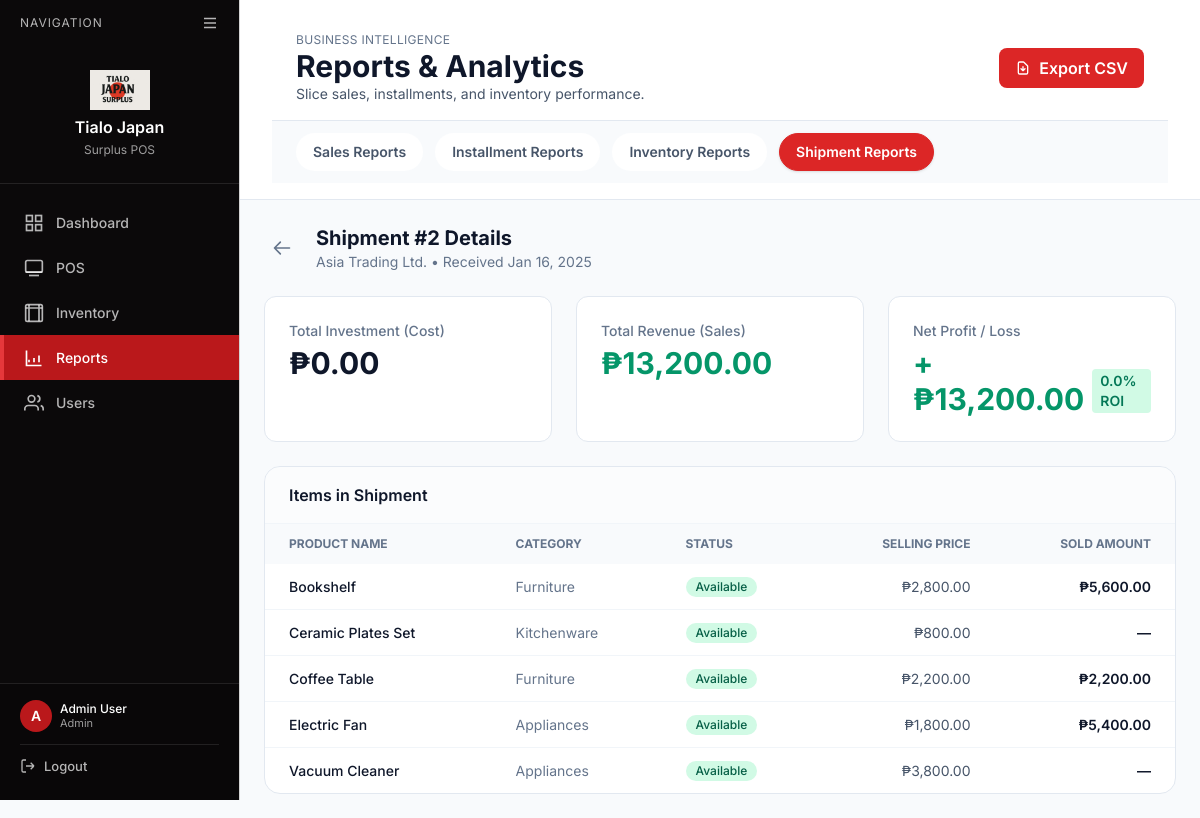
/index.php?page=reports&tab=shipments&view_shipment=2 (signed in), run on the app's committed database.
### tables this page shows
CREATE TABLE `shipments` (
  `shipment_id` int(11) NOT NULL,
  `date_received` date NOT NULL,
  `time_received` time NOT NULL,
  `supplier` varchar(100) NOT NULL,
  `driver_name` varchar(100) DEFAULT NULL,
  `total_boxes` int(11) DEFAULT 0,
  `cost` decimal(10,2) NOT NULL DEFAULT 0.00,
  `created_at` timestamp NOT NULL DEFAULT current_timestamp()
);

CREATE TABLE `products` (
  `product_id` int(11) NOT NULL,
  `shipment_id` int(11) DEFAULT NULL,
  `name` varchar(150) NOT NULL,
  `category` varchar(100) DEFAULT NULL,
  `quantity` int(11) DEFAULT 0,
  `price` decimal(10,2) NOT NULL,
  `status` enum('Available','Sold','Out of Stock') DEFAULT 'Available',
  `image` varchar(255) DEFAULT NULL,
  `created_at` timestamp NOT NULL DEFAULT current_timestamp()
);

### src/modules/reports/shipment_report.php (the view, shortened to what this page needs)
<?php
$view_shipment_id = isset($_GET['view_shipment']) ? (int)$_GET['view_shipment'] : 0;
if ($view_shipment_id > 0):
    $stmt = $conn->prepare("SELECT * FROM shipments WHERE shipment_id = ?");
    $stmt->bind_param("i", $view_shipment_id);
    $stmt->execute();
    $shipment = $stmt->get_result()->fetch_assoc();
    if (!$shipment) {
        echo "<div class='p-4 bg-red-50 text-red-600 rounded-lg'>Shipment not found.</div>";
    } else {
        $stats_query = "SELECT
            COALESCE(SUM(ti.subtotal), 0) AS total_revenue,
            COUNT(DISTINCT ti.item_id) AS items_sold
            FROM products p
            JOIN transaction_items ti ON p.product_id = ti.product_id
            WHERE p.shipment_id = ?";
        $stmt = $conn->prepare($stats_query);
        $stmt->bind_param("i", $view_shipment_id);
        $stmt->execute();
        $stats = $stmt->get_result()->fetch_assoc();
        $cost = (float)$shipment['cost'];
        $revenue = (float)$stats['total_revenue'];
        $profit = $revenue - $cost;
        $roi = $cost > 0 ? ($profit / $cost) * 100 : 0;
        $products_query = "SELECT
            p.*,
            COALESCE(SUM(ti.subtotal), 0) AS sold_amount
            FROM products p
            LEFT JOIN transaction_items ti ON p.product_id = ti.product_id
            WHERE p.shipment_id = ?
            GROUP BY p.product_id
            ORDER BY p.status = 'Sold' DESC, p.name ASC";
        $stmt = $conn->prepare($products_query);
        $stmt->bind_param("i", $view_shipment_id);
        $stmt->execute();
        $products = $stmt->get_result();
        ?>
        <div class="space-y-6">
            <div class="flex items-center gap-4">
                <a href="?page=reports&tab=shipments" class="p-2 rounded-full hover:bg-slate-100 text-slate-500 transition">
                    <svg class="w-5 h-5" fill="none" stroke="currentColor" viewBox="0 0 24 24"><path stroke-linecap="round" stroke-linejoin="round" stroke-width="2" d="M10 19l-7-7m0 0l7-7m-7 7h18"/></svg>
                </a>
                <div>
                    <h2 class="text-xl font-bold text-slate-900">Shipment #<?php echo $shipment['shipment_id']; ?> Details</h2>
                    <p class="text-sm text-slate-500"><?php echo htmlspecialchars($shipment['supplier']); ?> • Received <?php echo date('M d, Y', strtotime($shipment['date_received'])); ?></p>
                </div>
            </div>
            <div class="grid grid-cols-1 md:grid-cols-3 gap-6">
                <div class="bg-white border border-slate-200 rounded-xl p-6">
                    <p class="text-sm font-medium text-slate-500 mb-1">Total Investment (Cost)</p>
                    <p class="text-3xl font-bold text-slate-900"><?php echo peso($cost); ?></p>
                </div>
                <div class="bg-white border border-slate-200 rounded-xl p-6">
                    <p class="text-sm font-medium text-slate-500 mb-1">Total Revenue (Sales)</p>
                    <p class="text-3xl font-bold text-emerald-600"><?php echo peso($revenue); ?></p>
                </div>
                <div class="bg-white border border-slate-200 rounded-xl p-6">
                    <p class="text-sm font-medium text-slate-500 mb-1">Net Profit / Loss</p>
                    <div class="flex items-end gap-2">
                        <p class="text-3xl font-bold <?php echo $profit >= 0 ? 'text-emerald-600' : 'text-red-600'; ?>">
                            <?php echo ($profit >= 0 ? '+' : '') . peso($profit); ?>
                        </p>
                        <span class="mb-1 text-sm font-semibold <?php echo $profit >= 0 ? 'text-emerald-700 bg-emerald-100' : 'text-red-700 bg-red-100'; ?> px-2 py-0.5 rounded">
                            <?php echo number_format($roi, 1); ?>% ROI
                        </span>
                    </div>
                </div>
            </div>
            <div class="bg-white border border-slate-200 rounded-2xl overflow-hidden">
                <div class="px-6 py-4 border-b border-slate-100 bg-slate-50/50">
                    <h3 class="font-semibold text-slate-900">Items in Shipment</h3>
                </div>
                <table class="w-full text-sm">
                    <thead class="bg-slate-50 text-slate-500 uppercase text-xs">
                        <tr>
                            <th class="px-6 py-3 text-left">Product Name</th>
                            <th class="px-6 py-3 text-left">Category</th>
                            <th class="px-6 py-3 text-left">Status</th>
                            <th class="px-6 py-3 text-right">Selling Price</th>
                            <th class="px-6 py-3 text-right">Sold Amount</th>
                        </tr>
                    </thead>
                    <tbody class="divide-y divide-slate-100">
                        <?php while ($prod = $products->fetch_assoc()): ?>
                            <tr class="hover:bg-slate-50">
                                <td class="px-6 py-3 font-medium text-slate-900"><?php echo htmlspecialchars($prod['name']); ?></td>
                                <td class="px-6 py-3 text-slate-500"><?php echo htmlspecialchars($prod['category']); ?></td>
                                <td class="px-6 py-3">
                                    <span class="inline-flex items-center px-2.5 py-0.5 rounded-full text-xs font-medium
                                        <?php
                                        if ($prod['status'] === 'Sold') echo 'bg-slate-100 text-slate-800 line-through opacity-75';
                                        elseif ($prod['status'] === 'Available') echo 'bg-emerald-100 text-emerald-800';
                                        else echo 'bg-amber-100 text-amber-800';
                                        ?>">
                                        <?php echo $prod['status']; ?>
                                    </span>
                                </td>
                                <td class="px-6 py-3 text-right text-slate-600"><?php echo peso($prod['price']); ?></td>
                                <td class="px-6 py-3 text-right font-semibold text-slate-900">
                                    <?php echo $prod['sold_amount'] > 0 ? peso($prod['sold_amount']) : '—'; ?>
                                </td>
                            </tr>
                        <?php endwhile; ?>
                    </tbody>
                </table>
            </div>
        </div>
        <?php
    }
endif; ?>

### src/includes/page_header.php (style rules this page uses)
* { font-family: 'Inter', sans-serif; }

### src/includes/sidebar.php (style rules this page uses)
:root { --color-bg-app: #F5F3F4; --color-surface: #FFFFFF; --color-text-strong: #161A1D; --color-text-muted: #B1A7A6; --color-border: #D3D3D3; --color-primary: #BA181B; --color-primary-hover: #A4161A; --color-primary-active: #660708; --color-accent: #E5383B; --color-neutral-dark: #0B090A; --color-neutral-light: #D3D3D3; }
body { background-color: var(--color-bg-app); color: var(--color-text-strong); font-family: 'Inter', -apple-system, BlinkMacSystemFont, 'Segoe UI', sans-serif; }

### data on the page
shipments: shipment_id "2", supplier "Asia Trading Ltd.", date_received "Jan 16, 2025", cost "₱0.00", cost "0.0"
products: name "Bookshelf", category "Furniture", status "Available", price "₱2,800.00", sold_amount "₱5,600.00"
products: name "Ceramic Plates Set", category "Kitchenware", status "Available", price "₱800.00"
products: name "Coffee Table", category "Furniture", status "Available", price "₱2,200.00", sold_amount "₱2,200.00"
products: name "Electric Fan", category "Appliances", status "Available", price "₱1,800.00", sold_amount "₱5,400.00"
products: name "Vacuum Cleaner", category "Appliances", status "Available", price "₱3,800.00"

### other printed values
$item['label'] "Dashboard"
$item['label'] "POS"
$item['label'] "Inventory"
$item['label'] "Reports"
$item['label'] "Users"
substr($_SESSION['name'], 0, 1) "A"
substr($_SESSION['name'], 0, 12) "Admin User"
$_SESSION['role'] "Admin"
peso($revenue) "₱13,200.00"
peso($profit) "₱13,200.00"
